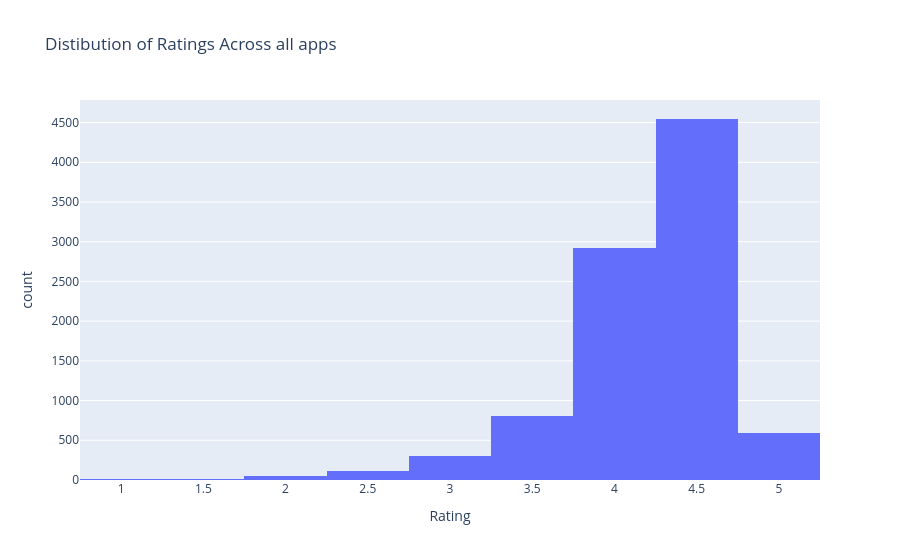

Notebook cell for this chart:
### Code cell
playstore_df_clean=playstore_df.dropna(subset=['Rating'])
playstore_df_clean = playstore_df[(playstore_df['Rating'] >= 0) & (playstore_df['Rating'] <= 5)]
fig=px.histogram(
    playstore_df_clean,
    x='Rating',
    nbins=20,
    title="Distibution of Ratings Across all apps")
fig.show()

### Figure 1 — Plotly figure (JSON) as saved in the notebook; plotly's stock layout.template omitted (floating-point values rounded to 4 significant figures; data arrays with more than 128 entries replaced by an {"elided": "..."} marker saying what was removed)
{"data": [{"bingroup": "x", "hovertemplate": "Rating=%{x}<br>count=%{y}<extra></extra>", "legendgroup": "", "marker": {"color": "#636efa", "pattern": {"shape": ""}}, "name": "", "nbinsx": 20, "orientation": "v", "showlegend": false, "type": "histogram", "x": {"elided": "9366 float values"}, "xaxis": "x", "yaxis": "y"}], "layout": {"barmode": "relative", "legend": {"tracegroupgap": 0}, "title": {"text": "Distibution of Ratings Across all apps"}, "xaxis": {"anchor": "y", "domain": [0, 1], "title": {"text": "Rating"}}, "yaxis": {"anchor": "x", "domain": [0, 1], "title": {"text": "count"}}}}
